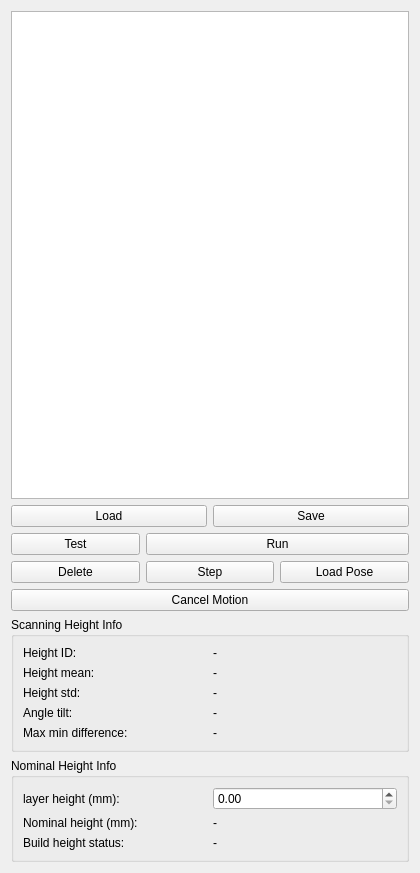
<?xml version="1.0" encoding="UTF-8"?>
<ui version="4.0">
 <class>Form</class>
 <widget class="QWidget" name="Form">
  <property name="geometry">
   <rect>
    <x>0</x>
    <y>0</y>
    <width>420</width>
    <height>873</height>
   </rect>
  </property>
  <property name="windowTitle">
   <string>Form</string>
  </property>
  <layout class="QVBoxLayout" name="verticalLayout_3">
   <item>
    <layout class="QGridLayout" name="gridLayout_2">
     <item row="2" column="1" colspan="2">
      <layout class="QHBoxLayout" name="horizontalLayout_2">
       <item>
        <widget class="QPushButton" name="btnRunPath">
         <property name="font">
          <font>
           <italic>false</italic>
          </font>
         </property>
         <property name="text">
          <string>Run</string>
         </property>
         <property name="icon">
          <iconset theme="media-playback-start">
           <normaloff>.</normaloff>.</iconset>
         </property>
        </widget>
       </item>
      </layout>
     </item>
     <item row="0" column="0" colspan="3">
      <widget class="QListWidget" name="listWidgetPoses">
       <property name="font">
        <font>
         <weight>50</weight>
         <italic>false</italic>
         <bold>false</bold>
        </font>
       </property>
      </widget>
     </item>
     <item row="5" column="0" colspan="3">
      <widget class="QPushButton" name="btnCancel">
       <property name="styleSheet">
        <string notr="true"/>
       </property>
       <property name="text">
        <string>Cancel Motion</string>
       </property>
      </widget>
     </item>
     <item row="1" column="0" colspan="3">
      <layout class="QHBoxLayout" name="horizontalLayout">
       <item>
        <widget class="QPushButton" name="btnLoadPath">
         <property name="maximumSize">
          <size>
           <width>16777215</width>
           <height>16777215</height>
          </size>
         </property>
         <property name="font">
          <font>
           <italic>false</italic>
          </font>
         </property>
         <property name="text">
          <string>Load</string>
         </property>
         <property name="icon">
          <iconset theme="document-open">
           <normaloff>.</normaloff>.</iconset>
         </property>
        </widget>
       </item>
       <item>
        <widget class="QPushButton" name="btnSavePath">
         <property name="font">
          <font>
           <italic>false</italic>
          </font>
         </property>
         <property name="text">
          <string>Save</string>
         </property>
         <property name="icon">
          <iconset theme="document-save">
           <normaloff>.</normaloff>.</iconset>
         </property>
        </widget>
       </item>
      </layout>
     </item>
     <item row="4" column="0">
      <widget class="QPushButton" name="btnDelete">
       <property name="text">
        <string>Delete</string>
       </property>
      </widget>
     </item>
     <item row="4" column="1">
      <widget class="QPushButton" name="btnStep">
       <property name="text">
        <string>Step</string>
       </property>
      </widget>
     </item>
     <item row="2" column="0">
      <widget class="QPushButton" name="btnRunTest">
       <property name="text">
        <string>Test</string>
       </property>
       <property name="icon">
        <iconset theme="media-playback-start">
         <normaloff>.</normaloff>.</iconset>
       </property>
      </widget>
     </item>
     <item row="4" column="2">
      <widget class="QPushButton" name="btnLoadPose">
       <property name="text">
        <string>Load Pose</string>
       </property>
      </widget>
     </item>
    </layout>
   </item>
   <item>
    <widget class="QGroupBox" name="groupBox">
     <property name="title">
      <string>Scanning Height Info</string>
     </property>
     <layout class="QVBoxLayout" name="verticalLayout">
      <item>
       <layout class="QHBoxLayout" name="horizontalLayout_3">
        <item>
         <widget class="QLabel" name="label_id">
          <property name="text">
           <string>Height ID:</string>
          </property>
         </widget>
        </item>
        <item>
         <widget class="QLabel" name="label_id_value">
          <property name="text">
           <string>-</string>
          </property>
         </widget>
        </item>
       </layout>
      </item>
      <item>
       <layout class="QHBoxLayout" name="horizontalLayout_4">
        <item>
         <widget class="QLabel" name="label_mean">
          <property name="text">
           <string>Height mean:</string>
          </property>
         </widget>
        </item>
        <item>
         <widget class="QLabel" name="label_mean_value">
          <property name="text">
           <string>-</string>
          </property>
         </widget>
        </item>
       </layout>
      </item>
      <item>
       <layout class="QHBoxLayout" name="horizontalLayout_5">
        <item>
         <widget class="QLabel" name="label_std">
          <property name="text">
           <string>Height std:</string>
          </property>
         </widget>
        </item>
        <item>
         <widget class="QLabel" name="label_std_value">
          <property name="text">
           <string>-</string>
          </property>
         </widget>
        </item>
       </layout>
      </item>
      <item>
       <layout class="QHBoxLayout" name="horizontalLayout_6">
        <item>
         <widget class="QLabel" name="label_angle">
          <property name="text">
           <string>Angle tilt:</string>
          </property>
         </widget>
        </item>
        <item>
         <widget class="QLabel" name="label_angle_value">
          <property name="text">
           <string>-</string>
          </property>
         </widget>
        </item>
       </layout>
      </item>
      <item>
       <layout class="QHBoxLayout" name="horizontalLayout_7">
        <item>
         <widget class="QLabel" name="label_maxmin">
          <property name="text">
           <string>Max min difference:</string>
          </property>
         </widget>
        </item>
        <item>
         <widget class="QLabel" name="label_maxmin_value">
          <property name="text">
           <string>-</string>
          </property>
         </widget>
        </item>
       </layout>
      </item>
     </layout>
    </widget>
   </item>
   <item>
    <widget class="QGroupBox" name="groupBox_2">
     <property name="title">
      <string>Nominal Height Info</string>
     </property>
     <layout class="QVBoxLayout" name="verticalLayout_2">
      <item>
       <layout class="QHBoxLayout" name="horizontalLayout_8">
        <item>
         <widget class="QLabel" name="label_layerheight">
          <property name="text">
           <string>layer height (mm):</string>
          </property>
         </widget>
        </item>
        <item>
         <widget class="QDoubleSpinBox" name="doubleSpinBox_layerheight"/>
        </item>
       </layout>
      </item>
      <item>
       <layout class="QHBoxLayout" name="horizontalLayout_9">
        <item>
         <widget class="QLabel" name="label_nominal_height">
          <property name="text">
           <string>Nominal height (mm):</string>
          </property>
         </widget>
        </item>
        <item>
         <widget class="QLabel" name="label_nominal_height_value">
          <property name="text">
           <string>-</string>
          </property>
         </widget>
        </item>
       </layout>
      </item>
      <item>
       <layout class="QHBoxLayout" name="horizontalLayout_10">
        <item>
         <widget class="QLabel" name="label_build_height_status">
          <property name="text">
           <string>Build height status:</string>
          </property>
         </widget>
        </item>
        <item>
         <widget class="QLabel" name="label_build_height_status_value">
          <property name="text">
           <string>-</string>
          </property>
         </widget>
        </item>
       </layout>
      </item>
     </layout>
    </widget>
   </item>
  </layout>
 </widget>
 <resources/>
 <connections/>
</ui>
